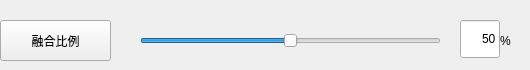
       <widget class="QWidget" name="tabFusion">
        <attribute name="title">
         <string>融合</string>
        </attribute>
        <widget class="QWidget" name="widgetSliderBkg" native="true">
         <property name="geometry">
          <rect>
           <x>120</x>
           <y>20</y>
           <width>401</width>
           <height>41</height>
          </rect>
         </property>
         <property name="minimumSize">
          <size>
           <width>250</width>
           <height>40</height>
          </size>
         </property>
         <property name="maximumSize">
          <size>
           <width>4000</width>
           <height>4000</height>
          </size>
         </property>
         <widget class="QLabel" name="label">
          <property name="geometry">
           <rect>
            <x>15</x>
            <y>10</y>
            <width>41</width>
            <height>21</height>
           </rect>
          </property>
          <property name="text">
           <string/>
          </property>
         </widget>
         <widget class="QSlider" name="hSliderFusionRatio">
          <property name="geometry">
           <rect>
            <x>20</x>
            <y>10</y>
            <width>301</width>
            <height>22</height>
           </rect>
          </property>
          <property name="minimumSize">
           <size>
            <width>200</width>
            <height>0</height>
           </size>
          </property>
          <property name="maximum">
           <number>100</number>
          </property>
          <property name="value">
           <number>50</number>
          </property>
          <property name="orientation">
           <enum>Qt::Horizontal</enum>
          </property>
         </widget>
         <widget class="QLineEdit" name="lineEditFusionRatio">
          <property name="geometry">
           <rect>
            <x>340</x>
            <y>0</y>
            <width>40</width>
            <height>38</height>
           </rect>
          </property>
          <property name="sizePolicy">
           <sizepolicy hsizetype="Expanding" vsizetype="Preferred">
            <horstretch>0</horstretch>
            <verstretch>0</verstretch>
           </sizepolicy>
          </property>
          <property name="minimumSize">
           <size>
            <width>38</width>
            <height>0</height>
           </size>
          </property>
          <property name="maximumSize">
           <size>
            <width>16777215</width>
            <height>16777215</height>
           </size>
          </property>
          <property name="text">
           <string>50</string>
          </property>
          <property name="alignment">
           <set>Qt::AlignRight|Qt::AlignTrailing|Qt::AlignVCenter</set>
          </property>
          <property name="readOnly">
           <bool>true</bool>
          </property>
         </widget>
         <widget class="QLabel" name="label_8">
          <property name="geometry">
           <rect>
            <x>380</x>
            <y>10</y>
            <width>21</width>
            <height>21</height>
           </rect>
          </property>
          <property name="text">
           <string>%</string>
          </property>
         </widget>
        </widget>
        <widget class="QPushButton" name="pushButton_3">
         <property name="geometry">
          <rect>
           <x>0</x>
           <y>20</y>
           <width>111</width>
           <height>41</height>
          </rect>
         </property>
         <property name="sizePolicy">
          <sizepolicy hsizetype="Minimum" vsizetype="Preferred">
           <horstretch>0</horstretch>
           <verstretch>0</verstretch>
          </sizepolicy>
         </property>
         <property name="layoutDirection">
          <enum>Qt::LeftToRight</enum>
         </property>
         <property name="text">
          <string>融合比例</string>
         </property>
         <property name="flat">
          <bool>false</bool>
         </property>
        </widget>
       </widget>
